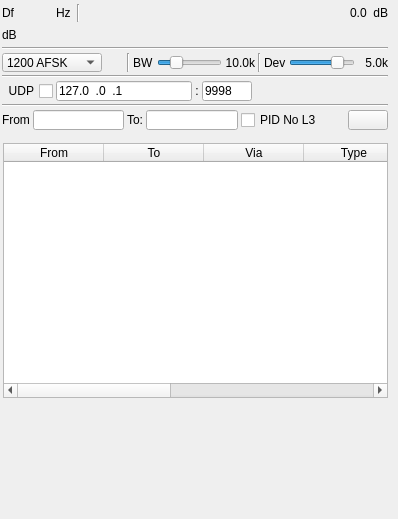
<?xml version="1.0" encoding="UTF-8"?>
<ui version="4.0">
 <class>PacketDemodGUI</class>
 <widget class="RollupWidget" name="PacketDemodGUI">
  <property name="geometry">
   <rect>
    <x>0</x>
    <y>0</y>
    <width>398</width>
    <height>519</height>
   </rect>
  </property>
  <property name="sizePolicy">
   <sizepolicy hsizetype="Expanding" vsizetype="Preferred">
    <horstretch>0</horstretch>
    <verstretch>0</verstretch>
   </sizepolicy>
  </property>
  <property name="minimumSize">
   <size>
    <width>352</width>
    <height>0</height>
   </size>
  </property>
  <property name="font">
   <font>
    <family>Liberation Sans</family>
    <pointsize>9</pointsize>
   </font>
  </property>
  <property name="focusPolicy">
   <enum>Qt::StrongFocus</enum>
  </property>
  <property name="windowTitle">
   <string>Packet Demodulator</string>
  </property>
  <property name="statusTip">
   <string>Packet Demodulator</string>
  </property>
  <widget class="QWidget" name="settingsContainer" native="true">
   <property name="geometry">
    <rect>
     <x>0</x>
     <y>0</y>
     <width>390</width>
     <height>131</height>
    </rect>
   </property>
   <property name="minimumSize">
    <size>
     <width>350</width>
     <height>0</height>
    </size>
   </property>
   <property name="windowTitle">
    <string>Settings</string>
   </property>
   <layout class="QVBoxLayout" name="verticalLayout">
    <property name="spacing">
     <number>3</number>
    </property>
    <property name="leftMargin">
     <number>2</number>
    </property>
    <property name="topMargin">
     <number>2</number>
    </property>
    <property name="rightMargin">
     <number>2</number>
    </property>
    <property name="bottomMargin">
     <number>2</number>
    </property>
    <item>
     <layout class="QHBoxLayout" name="powLayout">
      <property name="topMargin">
       <number>2</number>
      </property>
      <item>
       <widget class="QLabel" name="deltaFrequencyLabel">
        <property name="minimumSize">
         <size>
          <width>16</width>
          <height>0</height>
         </size>
        </property>
        <property name="text">
         <string>Df</string>
        </property>
       </widget>
      </item>
      <item>
       <widget class="ValueDialZ" name="deltaFrequency" native="true">
        <property name="sizePolicy">
         <sizepolicy hsizetype="Maximum" vsizetype="Maximum">
          <horstretch>0</horstretch>
          <verstretch>0</verstretch>
         </sizepolicy>
        </property>
        <property name="minimumSize">
         <size>
          <width>32</width>
          <height>16</height>
         </size>
        </property>
        <property name="font">
         <font>
          <family>Liberation Mono</family>
          <pointsize>12</pointsize>
         </font>
        </property>
        <property name="cursor">
         <cursorShape>PointingHandCursor</cursorShape>
        </property>
        <property name="focusPolicy">
         <enum>Qt::StrongFocus</enum>
        </property>
        <property name="toolTip">
         <string>Demod shift frequency from center in Hz</string>
        </property>
       </widget>
      </item>
      <item>
       <widget class="QLabel" name="deltaUnits">
        <property name="text">
         <string>Hz </string>
        </property>
       </widget>
      </item>
      <item>
       <widget class="Line" name="line">
        <property name="orientation">
         <enum>Qt::Vertical</enum>
        </property>
       </widget>
      </item>
      <item>
       <spacer name="horizontalSpacer">
        <property name="orientation">
         <enum>Qt::Horizontal</enum>
        </property>
        <property name="sizeHint" stdset="0">
         <size>
          <width>40</width>
          <height>20</height>
         </size>
        </property>
       </spacer>
      </item>
      <item>
       <layout class="QHBoxLayout" name="channelPowerLayout">
        <item>
         <widget class="QLabel" name="channelPower">
          <property name="toolTip">
           <string>Channel power</string>
          </property>
          <property name="layoutDirection">
           <enum>Qt::RightToLeft</enum>
          </property>
          <property name="text">
           <string>0.0</string>
          </property>
         </widget>
        </item>
        <item>
         <widget class="QLabel" name="channelPowerUnits">
          <property name="text">
           <string> dB</string>
          </property>
         </widget>
        </item>
       </layout>
      </item>
     </layout>
    </item>
    <item>
     <layout class="QHBoxLayout" name="powerLayout">
      <item>
       <widget class="QLabel" name="channelPowerMeterUnits">
        <property name="text">
         <string>dB</string>
        </property>
       </widget>
      </item>
      <item>
       <widget class="LevelMeterSignalDB" name="channelPowerMeter" native="true">
        <property name="sizePolicy">
         <sizepolicy hsizetype="Expanding" vsizetype="MinimumExpanding">
          <horstretch>0</horstretch>
          <verstretch>0</verstretch>
         </sizepolicy>
        </property>
        <property name="minimumSize">
         <size>
          <width>0</width>
          <height>24</height>
         </size>
        </property>
        <property name="font">
         <font>
          <family>Liberation Mono</family>
          <pointsize>8</pointsize>
         </font>
        </property>
        <property name="toolTip">
         <string>Level meter (dB) top trace: average, bottom trace: instantaneous peak, tip: peak hold</string>
        </property>
       </widget>
      </item>
     </layout>
    </item>
    <item>
     <widget class="Line" name="line_5">
      <property name="orientation">
       <enum>Qt::Horizontal</enum>
      </property>
     </widget>
    </item>
    <item>
     <layout class="QHBoxLayout" name="phySettingsLayout">
      <item>
       <widget class="QComboBox" name="mode">
        <property name="minimumSize">
         <size>
          <width>100</width>
          <height>0</height>
         </size>
        </property>
        <property name="toolTip">
         <string>Baud rate and modulation</string>
        </property>
        <item>
         <property name="text">
          <string>1200 AFSK</string>
         </property>
        </item>
       </widget>
      </item>
      <item>
       <spacer name="horizontalSpacer_2">
        <property name="orientation">
         <enum>Qt::Horizontal</enum>
        </property>
        <property name="sizeHint" stdset="0">
         <size>
          <width>40</width>
          <height>20</height>
         </size>
        </property>
       </spacer>
      </item>
      <item>
       <widget class="Line" name="line_4">
        <property name="orientation">
         <enum>Qt::Vertical</enum>
        </property>
       </widget>
      </item>
      <item>
       <widget class="QLabel" name="rfBWLabel">
        <property name="text">
         <string>BW</string>
        </property>
       </widget>
      </item>
      <item>
       <widget class="QSlider" name="rfBW">
        <property name="sizePolicy">
         <sizepolicy hsizetype="Expanding" vsizetype="Minimum">
          <horstretch>0</horstretch>
          <verstretch>0</verstretch>
         </sizepolicy>
        </property>
        <property name="minimumSize">
         <size>
          <width>0</width>
          <height>0</height>
         </size>
        </property>
        <property name="toolTip">
         <string>RF bandwidth</string>
        </property>
        <property name="minimum">
         <number>10</number>
        </property>
        <property name="maximum">
         <number>400</number>
        </property>
        <property name="pageStep">
         <number>1</number>
        </property>
        <property name="value">
         <number>100</number>
        </property>
        <property name="orientation">
         <enum>Qt::Horizontal</enum>
        </property>
       </widget>
      </item>
      <item>
       <widget class="QLabel" name="rfBWText">
        <property name="minimumSize">
         <size>
          <width>30</width>
          <height>0</height>
         </size>
        </property>
        <property name="text">
         <string>10.0k</string>
        </property>
        <property name="alignment">
         <set>Qt::AlignRight|Qt::AlignTrailing|Qt::AlignVCenter</set>
        </property>
       </widget>
      </item>
      <item>
       <widget class="Line" name="line_2">
        <property name="orientation">
         <enum>Qt::Vertical</enum>
        </property>
       </widget>
      </item>
      <item>
       <widget class="QLabel" name="fmDevLabel">
        <property name="text">
         <string>Dev</string>
        </property>
       </widget>
      </item>
      <item>
       <widget class="QSlider" name="fmDev">
        <property name="sizePolicy">
         <sizepolicy hsizetype="Expanding" vsizetype="Minimum">
          <horstretch>0</horstretch>
          <verstretch>0</verstretch>
         </sizepolicy>
        </property>
        <property name="minimumSize">
         <size>
          <width>0</width>
          <height>0</height>
         </size>
        </property>
        <property name="toolTip">
         <string>Frequency deviation</string>
        </property>
        <property name="minimum">
         <number>10</number>
        </property>
        <property name="maximum">
         <number>60</number>
        </property>
        <property name="pageStep">
         <number>1</number>
        </property>
        <property name="value">
         <number>50</number>
        </property>
        <property name="orientation">
         <enum>Qt::Horizontal</enum>
        </property>
       </widget>
      </item>
      <item>
       <widget class="QLabel" name="fmDevText">
        <property name="minimumSize">
         <size>
          <width>30</width>
          <height>0</height>
         </size>
        </property>
        <property name="text">
         <string>5.0k</string>
        </property>
        <property name="alignment">
         <set>Qt::AlignRight|Qt::AlignTrailing|Qt::AlignVCenter</set>
        </property>
       </widget>
      </item>
     </layout>
    </item>
    <item>
     <widget class="Line" name="line_6">
      <property name="orientation">
       <enum>Qt::Horizontal</enum>
      </property>
     </widget>
    </item>
    <item>
     <layout class="QHBoxLayout" name="udpLayout">
      <item>
       <widget class="QCheckBox" name="udpEnabled">
        <property name="toolTip">
         <string>Send packets via UDP</string>
        </property>
        <property name="layoutDirection">
         <enum>Qt::RightToLeft</enum>
        </property>
        <property name="text">
         <string>UDP</string>
        </property>
       </widget>
      </item>
      <item>
       <widget class="QLineEdit" name="udpAddress">
        <property name="minimumSize">
         <size>
          <width>120</width>
          <height>0</height>
         </size>
        </property>
        <property name="focusPolicy">
         <enum>Qt::ClickFocus</enum>
        </property>
        <property name="toolTip">
         <string>Destination UDP address</string>
        </property>
        <property name="inputMask">
         <string>000.000.000.000</string>
        </property>
        <property name="text">
         <string>127.0.0.1</string>
        </property>
       </widget>
      </item>
      <item>
       <widget class="QLabel" name="udpSeparator">
        <property name="text">
         <string>:</string>
        </property>
        <property name="alignment">
         <set>Qt::AlignCenter</set>
        </property>
       </widget>
      </item>
      <item>
       <widget class="QLineEdit" name="udpPort">
        <property name="minimumSize">
         <size>
          <width>50</width>
          <height>0</height>
         </size>
        </property>
        <property name="maximumSize">
         <size>
          <width>50</width>
          <height>16777215</height>
         </size>
        </property>
        <property name="focusPolicy">
         <enum>Qt::ClickFocus</enum>
        </property>
        <property name="toolTip">
         <string>Destination UDP port</string>
        </property>
        <property name="inputMask">
         <string>00000</string>
        </property>
        <property name="text">
         <string>9998</string>
        </property>
       </widget>
      </item>
      <item>
       <spacer name="horizontalSpacer_4">
        <property name="orientation">
         <enum>Qt::Horizontal</enum>
        </property>
        <property name="sizeHint" stdset="0">
         <size>
          <width>40</width>
          <height>20</height>
         </size>
        </property>
       </spacer>
      </item>
     </layout>
    </item>
    <item>
     <widget class="Line" name="line_3">
      <property name="orientation">
       <enum>Qt::Horizontal</enum>
      </property>
     </widget>
    </item>
    <item>
     <layout class="QHBoxLayout" name="filterLayout">
      <item>
       <widget class="QLabel" name="filterFromLabel">
        <property name="text">
         <string>From</string>
        </property>
       </widget>
      </item>
      <item>
       <widget class="QLineEdit" name="filterFrom">
        <property name="toolTip">
         <string>Display only packets where the source address (From) matches the specified regular expression</string>
        </property>
       </widget>
      </item>
      <item>
       <widget class="QLabel" name="filterToLabel">
        <property name="text">
         <string>To:</string>
        </property>
       </widget>
      </item>
      <item>
       <widget class="QLineEdit" name="filterTo">
        <property name="toolTip">
         <string>Display only packets where the destination address (To) matches the specified regular expression</string>
        </property>
        <property name="text">
         <string/>
        </property>
       </widget>
      </item>
      <item>
       <widget class="QCheckBox" name="filterPID">
        <property name="toolTip">
         <string>Check to display only packets with PID set to No L3 (f0). This is typically used for APRS and BBS packets.</string>
        </property>
        <property name="text">
         <string>PID No L3</string>
        </property>
       </widget>
      </item>
      <item>
       <spacer name="horizontalSpacer_3">
        <property name="orientation">
         <enum>Qt::Horizontal</enum>
        </property>
        <property name="sizeHint" stdset="0">
         <size>
          <width>40</width>
          <height>20</height>
         </size>
        </property>
       </spacer>
      </item>
      <item>
       <widget class="QPushButton" name="clearTable">
        <property name="toolTip">
         <string>Clear packets from table</string>
        </property>
        <property name="text">
         <string/>
        </property>
        <property name="icon">
         <iconset resource="../../../sdrgui/resources/res.qrc">
          <normaloff>:/bin.png</normaloff>:/bin.png</iconset>
        </property>
       </widget>
      </item>
     </layout>
    </item>
   </layout>
  </widget>
  <widget class="QWidget" name="dataContainer" native="true">
   <property name="geometry">
    <rect>
     <x>0</x>
     <y>140</y>
     <width>391</width>
     <height>261</height>
    </rect>
   </property>
   <property name="sizePolicy">
    <sizepolicy hsizetype="Expanding" vsizetype="Preferred">
     <horstretch>0</horstretch>
     <verstretch>0</verstretch>
    </sizepolicy>
   </property>
   <property name="windowTitle">
    <string>Received Packets</string>
   </property>
   <layout class="QVBoxLayout" name="verticalLayoutTable">
    <property name="spacing">
     <number>2</number>
    </property>
    <property name="leftMargin">
     <number>3</number>
    </property>
    <property name="topMargin">
     <number>3</number>
    </property>
    <property name="rightMargin">
     <number>3</number>
    </property>
    <property name="bottomMargin">
     <number>3</number>
    </property>
    <item>
     <widget class="QTableWidget" name="packets">
      <property name="toolTip">
       <string>Received packets</string>
      </property>
      <property name="editTriggers">
       <set>QAbstractItemView::NoEditTriggers</set>
      </property>
      <column>
       <property name="text">
        <string>From</string>
       </property>
       <property name="toolTip">
        <string>Source callsign/address</string>
       </property>
      </column>
      <column>
       <property name="text">
        <string>To</string>
       </property>
       <property name="toolTip">
        <string>Destination callsign/address</string>
       </property>
      </column>
      <column>
       <property name="text">
        <string>Via</string>
       </property>
       <property name="toolTip">
        <string>Repeater addresses</string>
       </property>
      </column>
      <column>
       <property name="text">
        <string>Type</string>
       </property>
       <property name="toolTip">
        <string>AX.25 frame type</string>
       </property>
      </column>
      <column>
       <property name="text">
        <string>PID</string>
       </property>
       <property name="toolTip">
        <string>Layer 3 protocol ID</string>
       </property>
      </column>
      <column>
       <property name="text">
        <string>Data (ASCII)</string>
       </property>
       <property name="toolTip">
        <string>Packet data as ASCII</string>
       </property>
      </column>
      <column>
       <property name="text">
        <string>Data (Hex)</string>
       </property>
       <property name="toolTip">
        <string>Packet data as hex</string>
       </property>
      </column>
     </widget>
    </item>
   </layout>
  </widget>
 </widget>
 <customwidgets>
  <customwidget>
   <class>RollupWidget</class>
   <extends>QWidget</extends>
   <header>gui/rollupwidget.h</header>
   <container>1</container>
  </customwidget>
  <customwidget>
   <class>ValueDialZ</class>
   <extends>QWidget</extends>
   <header>gui/valuedialz.h</header>
   <container>1</container>
  </customwidget>
  <customwidget>
   <class>LevelMeterSignalDB</class>
   <extends>QWidget</extends>
   <header>gui/levelmeter.h</header>
   <container>1</container>
  </customwidget>
 </customwidgets>
 <tabstops>
  <tabstop>packets</tabstop>
 </tabstops>
 <resources>
  <include location="../../../sdrgui/resources/res.qrc"/>
 </resources>
 <connections/>
</ui>
